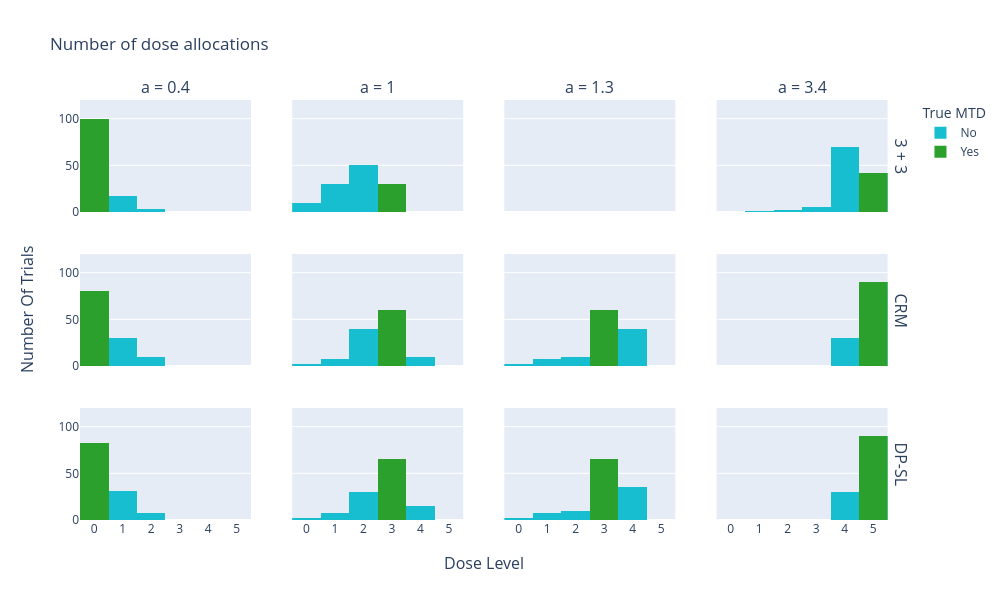

The code cell stored with this chart in its notebook:
### Code cell
plot_dose_proposals(6, 120, DOSE_MAP, CORRECT_MTDS, show_fig=True)

### Figure 1 — Plotly figure (JSON) as saved in the notebook; plotly's stock layout.template omitted (floating-point values rounded to 4 significant figures)
{"data": [{"marker": {"color": "#17becf"}, "name": "No", "showlegend": true, "type": "histogram", "x": [0, 0, 0, 0, 0, 0, 0, 0, 0, 0, 0, 0, 0, 0, 0, 0, 0, 0, 0, 0, 0, 0, 0, 0, 0, 0, 0, 0, 0, 0, 0, 0, 0, 0, 0, 0, 0, 0, 0, 0, 0, 0, 0, 0, 0, 0, 0, 0, 0, 0, 0, 0, 0, 0, 0, 0, 0, 0, 0, 0, 0, 0, 0, 0, 0, 0, 0, 0, 0, 0, 0, 0, 0, 0, 0, 0, 0, 0, 0, 0, 0, 0, 0, 0, 0, 0, 0, 0, 0, 0, 0, 0, 0, 0, 0, 0, 0, 0, 0, 0, 1, 1, 1, 1, 1, 1, 1, 1, 1, 1, 1, 1, 1, 1, 1, 1, 1, 2, 2, 2], "xaxis": "x", "xbins": {"end": 5.5, "size": 1, "start": -0.5}, "yaxis": "y"}, {"marker": {"color": "#2ca02c"}, "name": "Yes", "showlegend": true, "type": "histogram", "x": [0, 0, 0, 0, 0, 0, 0, 0, 0, 0, 0, 0, 0, 0, 0, 0, 0, 0, 0, 0, 0, 0, 0, 0, 0, 0, 0, 0, 0, 0, 0, 0, 0, 0, 0, 0, 0, 0, 0, 0, 0, 0, 0, 0, 0, 0, 0, 0, 0, 0, 0, 0, 0, 0, 0, 0, 0, 0, 0, 0, 0, 0, 0, 0, 0, 0, 0, 0, 0, 0, 0, 0, 0, 0, 0, 0, 0, 0, 0, 0, 0, 0, 0, 0, 0, 0, 0, 0, 0, 0, 0, 0, 0, 0, 0, 0, 0, 0, 0, 0], "xaxis": "x", "xbins": {"end": 5.5, "size": 1, "start": -0.5}, "yaxis": "y"}, {"marker": {"color": "#17becf"}, "name": "No", "showlegend": false, "type": "histogram", "x": [0, 0, 0, 0, 0, 0, 0, 0, 0, 0, 1, 1, 1, 1, 1, 1, 1, 1, 1, 1, 1, 1, 1, 1, 1, 1, 1, 1, 1, 1, 1, 1, 1, 1, 1, 1, 1, 1, 1, 1, 2, 2, 2, 2, 2, 2, 2, 2, 2, 2, 2, 2, 2, 2, 2, 2, 2, 2, 2, 2, 2, 2, 2, 2, 2, 2, 2, 2, 2, 2, 2, 2, 2, 2, 2, 2, 2, 2, 2, 2, 2, 2, 2, 2, 2, 2, 2, 2, 2, 2, 3, 3, 3, 3, 3, 3, 3, 3, 3, 3, 3, 3, 3, 3, 3, 3, 3, 3, 3, 3, 3, 3, 3, 3, 3, 3, 3, 3, 3, 3], "xaxis": "x2", "xbins": {"end": 5.5, "size": 1, "start": -0.5}, "yaxis": "y2"}, {"marker": {"color": "#2ca02c"}, "name": "Yes", "showlegend": false, "type": "histogram", "x": [3, 3, 3, 3, 3, 3, 3, 3, 3, 3, 3, 3, 3, 3, 3, 3, 3, 3, 3, 3, 3, 3, 3, 3, 3, 3, 3, 3, 3, 3], "xaxis": "x2", "xbins": {"end": 5.5, "size": 1, "start": -0.5}, "yaxis": "y2"}, {"marker": {"color": "#17becf"}, "name": "No", "showlegend": false, "type": "histogram", "x": [], "xaxis": "x3", "xbins": {"end": 5.5, "size": 1, "start": -0.5}, "yaxis": "y3"}, {"marker": {"color": "#2ca02c"}, "name": "Yes", "showlegend": false, "type": "histogram", "x": [], "xaxis": "x3", "xbins": {"end": 5.5, "size": 1, "start": -0.5}, "yaxis": "y3"}, {"marker": {"color": "#17becf"}, "name": "No", "showlegend": false, "type": "histogram", "x": [1, 2, 2, 3, 3, 3, 3, 3, 4, 4, 4, 4, 4, 4, 4, 4, 4, 4, 4, 4, 4, 4, 4, 4, 4, 4, 4, 4, 4, 4, 4, 4, 4, 4, 4, 4, 4, 4, 4, 4, 4, 4, 4, 4, 4, 4, 4, 4, 4, 4, 4, 4, 4, 4, 4, 4, 4, 4, 4, 4, 4, 4, 4, 4, 4, 4, 4, 4, 4, 4, 4, 4, 4, 4, 4, 4, 4, 4, 5, 5, 5, 5, 5, 5, 5, 5, 5, 5, 5, 5, 5, 5, 5, 5, 5, 5, 5, 5, 5, 5, 5, 5, 5, 5, 5, 5, 5, 5, 5, 5, 5, 5, 5, 5, 5, 5, 5, 5, 5, 5], "xaxis": "x4", "xbins": {"end": 5.5, "size": 1, "start": -0.5}, "yaxis": "y4"}, {"marker": {"color": "#2ca02c"}, "name": "Yes", "showlegend": false, "type": "histogram", "x": [5, 5, 5, 5, 5, 5, 5, 5, 5, 5, 5, 5, 5, 5, 5, 5, 5, 5, 5, 5, 5, 5, 5, 5, 5, 5, 5, 5, 5, 5, 5, 5, 5, 5, 5, 5, 5, 5, 5, 5, 5, 5], "xaxis": "x4", "xbins": {"end": 5.5, "size": 1, "start": -0.5}, "yaxis": "y4"}, {"marker": {"color": "#17becf"}, "name": "No", "showlegend": false, "type": "histogram", "x": [0, 0, 0, 0, 0, 0, 0, 0, 0, 0, 0, 0, 0, 0, 0, 0, 0, 0, 0, 0, 0, 0, 0, 0, 0, 0, 0, 0, 0, 0, 0, 0, 0, 0, 0, 0, 0, 0, 0, 0, 0, 0, 0, 0, 0, 0, 0, 0, 0, 0, 0, 0, 0, 0, 0, 0, 0, 0, 0, 0, 0, 0, 0, 0, 0, 0, 0, 0, 0, 0, 0, 0, 0, 0, 0, 0, 0, 0, 0, 0, 1, 1, 1, 1, 1, 1, 1, 1, 1, 1, 1, 1, 1, 1, 1, 1, 1, 1, 1, 1, 1, 1, 1, 1, 1, 1, 1, 1, 1, 1, 2, 2, 2, 2, 2, 2, 2, 2, 2, 2], "xaxis": "x5", "xbins": {"end": 5.5, "size": 1, "start": -0.5}, "yaxis": "y5"}, {"marker": {"color": "#2ca02c"}, "name": "Yes", "showlegend": false, "type": "histogram", "x": [0, 0, 0, 0, 0, 0, 0, 0, 0, 0, 0, 0, 0, 0, 0, 0, 0, 0, 0, 0, 0, 0, 0, 0, 0, 0, 0, 0, 0, 0, 0, 0, 0, 0, 0, 0, 0, 0, 0, 0, 0, 0, 0, 0, 0, 0, 0, 0, 0, 0, 0, 0, 0, 0, 0, 0, 0, 0, 0, 0, 0, 0, 0, 0, 0, 0, 0, 0, 0, 0, 0, 0, 0, 0, 0, 0, 0, 0, 0, 0], "xaxis": "x5", "xbins": {"end": 5.5, "size": 1, "start": -0.5}, "yaxis": "y5"}, {"marker": {"color": "#17becf"}, "name": "No", "showlegend": false, "type": "histogram", "x": [0, 0, 1, 1, 1, 1, 1, 1, 1, 1, 2, 2, 2, 2, 2, 2, 2, 2, 2, 2, 2, 2, 2, 2, 2, 2, 2, 2, 2, 2, 2, 2, 2, 2, 2, 2, 2, 2, 2, 2, 2, 2, 2, 2, 2, 2, 2, 2, 2, 2, 3, 3, 3, 3, 3, 3, 3, 3, 3, 3, 3, 3, 3, 3, 3, 3, 3, 3, 3, 3, 3, 3, 3, 3, 3, 3, 3, 3, 3, 3, 3, 3, 3, 3, 3, 3, 3, 3, 3, 3, 3, 3, 3, 3, 3, 3, 3, 3, 3, 3, 3, 3, 3, 3, 3, 3, 3, 3, 3, 3, 4, 4, 4, 4, 4, 4, 4, 4, 4, 4], "xaxis": "x6", "xbins": {"end": 5.5, "size": 1, "start": -0.5}, "yaxis": "y6"}, {"marker": {"color": "#2ca02c"}, "name": "Yes", "showlegend": false, "type": "histogram", "x": [3, 3, 3, 3, 3, 3, 3, 3, 3, 3, 3, 3, 3, 3, 3, 3, 3, 3, 3, 3, 3, 3, 3, 3, 3, 3, 3, 3, 3, 3, 3, 3, 3, 3, 3, 3, 3, 3, 3, 3, 3, 3, 3, 3, 3, 3, 3, 3, 3, 3, 3, 3, 3, 3, 3, 3, 3, 3, 3, 3], "xaxis": "x6", "xbins": {"end": 5.5, "size": 1, "start": -0.5}, "yaxis": "y6"}, {"marker": {"color": "#17becf"}, "name": "No", "showlegend": false, "type": "histogram", "x": [0, 0, 1, 1, 1, 1, 1, 1, 1, 1, 2, 2, 2, 2, 2, 2, 2, 2, 2, 2, 3, 3, 3, 3, 3, 3, 3, 3, 3, 3, 3, 3, 3, 3, 3, 3, 3, 3, 3, 3, 3, 3, 3, 3, 3, 3, 3, 3, 3, 3, 3, 3, 3, 3, 3, 3, 3, 3, 3, 3, 3, 3, 3, 3, 3, 3, 3, 3, 3, 3, 3, 3, 3, 3, 3, 3, 3, 3, 3, 3, 4, 4, 4, 4, 4, 4, 4, 4, 4, 4, 4, 4, 4, 4, 4, 4, 4, 4, 4, 4, 4, 4, 4, 4, 4, 4, 4, 4, 4, 4, 4, 4, 4, 4, 4, 4, 4, 4, 4, 4], "xaxis": "x7", "xbins": {"end": 5.5, "size": 1, "start": -0.5}, "yaxis": "y7"}, {"marker": {"color": "#2ca02c"}, "name": "Yes", "showlegend": false, "type": "histogram", "x": [3, 3, 3, 3, 3, 3, 3, 3, 3, 3, 3, 3, 3, 3, 3, 3, 3, 3, 3, 3, 3, 3, 3, 3, 3, 3, 3, 3, 3, 3, 3, 3, 3, 3, 3, 3, 3, 3, 3, 3, 3, 3, 3, 3, 3, 3, 3, 3, 3, 3, 3, 3, 3, 3, 3, 3, 3, 3, 3, 3], "xaxis": "x7", "xbins": {"end": 5.5, "size": 1, "start": -0.5}, "yaxis": "y7"}, {"marker": {"color": "#17becf"}, "name": "No", "showlegend": false, "type": "histogram", "x": [4, 4, 4, 4, 4, 4, 4, 4, 4, 4, 4, 4, 4, 4, 4, 4, 4, 4, 4, 4, 4, 4, 4, 4, 4, 4, 4, 4, 4, 4, 5, 5, 5, 5, 5, 5, 5, 5, 5, 5, 5, 5, 5, 5, 5, 5, 5, 5, 5, 5, 5, 5, 5, 5, 5, 5, 5, 5, 5, 5, 5, 5, 5, 5, 5, 5, 5, 5, 5, 5, 5, 5, 5, 5, 5, 5, 5, 5, 5, 5, 5, 5, 5, 5, 5, 5, 5, 5, 5, 5, 5, 5, 5, 5, 5, 5, 5, 5, 5, 5, 5, 5, 5, 5, 5, 5, 5, 5, 5, 5, 5, 5, 5, 5, 5, 5, 5, 5, 5, 5], "xaxis": "x8", "xbins": {"end": 5.5, "size": 1, "start": -0.5}, "yaxis": "y8"}, {"marker": {"color": "#2ca02c"}, "name": "Yes", "showlegend": false, "type": "histogram", "x": [5, 5, 5, 5, 5, 5, 5, 5, 5, 5, 5, 5, 5, 5, 5, 5, 5, 5, 5, 5, 5, 5, 5, 5, 5, 5, 5, 5, 5, 5, 5, 5, 5, 5, 5, 5, 5, 5, 5, 5, 5, 5, 5, 5, 5, 5, 5, 5, 5, 5, 5, 5, 5, 5, 5, 5, 5, 5, 5, 5, 5, 5, 5, 5, 5, 5, 5, 5, 5, 5, 5, 5, 5, 5, 5, 5, 5, 5, 5, 5, 5, 5, 5, 5, 5, 5, 5, 5, 5, 5], "xaxis": "x8", "xbins": {"end": 5.5, "size": 1, "start": -0.5}, "yaxis": "y8"}, {"marker": {"color": "#17becf"}, "name": "No", "showlegend": false, "type": "histogram", "x": [0, 0, 0, 0, 0, 0, 0, 0, 0, 0, 0, 0, 0, 0, 0, 0, 0, 0, 0, 0, 0, 0, 0, 0, 0, 0, 0, 0, 0, 0, 0, 0, 0, 0, 0, 0, 0, 0, 0, 0, 0, 0, 0, 0, 0, 0, 0, 0, 0, 0, 0, 0, 0, 0, 0, 0, 0, 0, 0, 0, 0, 0, 0, 0, 0, 0, 0, 0, 0, 0, 0, 0, 0, 0, 0, 0, 0, 0, 0, 0, 0, 0, 1, 1, 1, 1, 1, 1, 1, 1, 1, 1, 1, 1, 1, 1, 1, 1, 1, 1, 1, 1, 1, 1, 1, 1, 1, 1, 1, 1, 1, 1, 1, 2, 2, 2, 2, 2, 2, 2], "xaxis": "x9", "xbins": {"end": 5.5, "size": 1, "start": -0.5}, "yaxis": "y9"}, {"marker": {"color": "#2ca02c"}, "name": "Yes", "showlegend": false, "type": "histogram", "x": [0, 0, 0, 0, 0, 0, 0, 0, 0, 0, 0, 0, 0, 0, 0, 0, 0, 0, 0, 0, 0, 0, 0, 0, 0, 0, 0, 0, 0, 0, 0, 0, 0, 0, 0, 0, 0, 0, 0, 0, 0, 0, 0, 0, 0, 0, 0, 0, 0, 0, 0, 0, 0, 0, 0, 0, 0, 0, 0, 0, 0, 0, 0, 0, 0, 0, 0, 0, 0, 0, 0, 0, 0, 0, 0, 0, 0, 0, 0, 0, 0, 0], "xaxis": "x9", "xbins": {"end": 5.5, "size": 1, "start": -0.5}, "yaxis": "y9"}, {"marker": {"color": "#17becf"}, "name": "No", "showlegend": false, "type": "histogram", "x": [0, 0, 1, 1, 1, 1, 1, 1, 1, 1, 2, 2, 2, 2, 2, 2, 2, 2, 2, 2, 2, 2, 2, 2, 2, 2, 2, 2, 2, 2, 2, 2, 2, 2, 2, 2, 2, 2, 2, 2, 3, 3, 3, 3, 3, 3, 3, 3, 3, 3, 3, 3, 3, 3, 3, 3, 3, 3, 3, 3, 3, 3, 3, 3, 3, 3, 3, 3, 3, 3, 3, 3, 3, 3, 3, 3, 3, 3, 3, 3, 3, 3, 3, 3, 3, 3, 3, 3, 3, 3, 3, 3, 3, 3, 3, 3, 3, 3, 3, 3, 3, 3, 3, 3, 3, 4, 4, 4, 4, 4, 4, 4, 4, 4, 4, 4, 4, 4, 4, 4], "xaxis": "x10", "xbins": {"end": 5.5, "size": 1, "start": -0.5}, "yaxis": "y10"}, {"marker": {"color": "#2ca02c"}, "name": "Yes", "showlegend": false, "type": "histogram", "x": [3, 3, 3, 3, 3, 3, 3, 3, 3, 3, 3, 3, 3, 3, 3, 3, 3, 3, 3, 3, 3, 3, 3, 3, 3, 3, 3, 3, 3, 3, 3, 3, 3, 3, 3, 3, 3, 3, 3, 3, 3, 3, 3, 3, 3, 3, 3, 3, 3, 3, 3, 3, 3, 3, 3, 3, 3, 3, 3, 3, 3, 3, 3, 3, 3], "xaxis": "x10", "xbins": {"end": 5.5, "size": 1, "start": -0.5}, "yaxis": "y10"}, {"marker": {"color": "#17becf"}, "name": "No", "showlegend": false, "type": "histogram", "x": [0, 0, 1, 1, 1, 1, 1, 1, 1, 1, 2, 2, 2, 2, 2, 2, 2, 2, 2, 2, 3, 3, 3, 3, 3, 3, 3, 3, 3, 3, 3, 3, 3, 3, 3, 3, 3, 3, 3, 3, 3, 3, 3, 3, 3, 3, 3, 3, 3, 3, 3, 3, 3, 3, 3, 3, 3, 3, 3, 3, 3, 3, 3, 3, 3, 3, 3, 3, 3, 3, 3, 3, 3, 3, 3, 3, 3, 3, 3, 3, 3, 3, 3, 3, 3, 4, 4, 4, 4, 4, 4, 4, 4, 4, 4, 4, 4, 4, 4, 4, 4, 4, 4, 4, 4, 4, 4, 4, 4, 4, 4, 4, 4, 4, 4, 4, 4, 4, 4, 4], "xaxis": "x11", "xbins": {"end": 5.5, "size": 1, "start": -0.5}, "yaxis": "y11"}, {"marker": {"color": "#2ca02c"}, "name": "Yes", "showlegend": false, "type": "histogram", "x": [3, 3, 3, 3, 3, 3, 3, 3, 3, 3, 3, 3, 3, 3, 3, 3, 3, 3, 3, 3, 3, 3, 3, 3, 3, 3, 3, 3, 3, 3, 3, 3, 3, 3, 3, 3, 3, 3, 3, 3, 3, 3, 3, 3, 3, 3, 3, 3, 3, 3, 3, 3, 3, 3, 3, 3, 3, 3, 3, 3, 3, 3, 3, 3, 3], "xaxis": "x11", "xbins": {"end": 5.5, "size": 1, "start": -0.5}, "yaxis": "y11"}, {"marker": {"color": "#17becf"}, "name": "No", "showlegend": false, "type": "histogram", "x": [4, 4, 4, 4, 4, 4, 4, 4, 4, 4, 4, 4, 4, 4, 4, 4, 4, 4, 4, 4, 4, 4, 4, 4, 4, 4, 4, 4, 4, 4, 5, 5, 5, 5, 5, 5, 5, 5, 5, 5, 5, 5, 5, 5, 5, 5, 5, 5, 5, 5, 5, 5, 5, 5, 5, 5, 5, 5, 5, 5, 5, 5, 5, 5, 5, 5, 5, 5, 5, 5, 5, 5, 5, 5, 5, 5, 5, 5, 5, 5, 5, 5, 5, 5, 5, 5, 5, 5, 5, 5, 5, 5, 5, 5, 5, 5, 5, 5, 5, 5, 5, 5, 5, 5, 5, 5, 5, 5, 5, 5, 5, 5, 5, 5, 5, 5, 5, 5, 5, 5], "xaxis": "x12", "xbins": {"end": 5.5, "size": 1, "start": -0.5}, "yaxis": "y12"}, {"marker": {"color": "#2ca02c"}, "name": "Yes", "showlegend": false, "type": "histogram", "x": [5, 5, 5, 5, 5, 5, 5, 5, 5, 5, 5, 5, 5, 5, 5, 5, 5, 5, 5, 5, 5, 5, 5, 5, 5, 5, 5, 5, 5, 5, 5, 5, 5, 5, 5, 5, 5, 5, 5, 5, 5, 5, 5, 5, 5, 5, 5, 5, 5, 5, 5, 5, 5, 5, 5, 5, 5, 5, 5, 5, 5, 5, 5, 5, 5, 5, 5, 5, 5, 5, 5, 5, 5, 5, 5, 5, 5, 5, 5, 5, 5, 5, 5, 5, 5, 5, 5, 5, 5, 5], "xaxis": "x12", "xbins": {"end": 5.5, "size": 1, "start": -0.5}, "yaxis": "y12"}], "layout": {"annotations": [{"font": {"size": 16}, "showarrow": false, "text": "a = 0.4", "x": 0.1037, "xanchor": "center", "xref": "paper", "y": 1, "yanchor": "bottom", "yref": "paper"}, {"font": {"size": 16}, "showarrow": false, "text": "a = 1", "x": 0.3612, "xanchor": "center", "xref": "paper", "y": 1, "yanchor": "bottom", "yref": "paper"}, {"font": {"size": 16}, "showarrow": false, "text": "a = 1.3", "x": 0.6188, "xanchor": "center", "xref": "paper", "y": 1, "yanchor": "bottom", "yref": "paper"}, {"font": {"size": 16}, "showarrow": false, "text": "a = 3.4", "x": 0.8762, "xanchor": "center", "xref": "paper", "y": 1, "yanchor": "bottom", "yref": "paper"}, {"font": {"size": 16}, "showarrow": false, "text": "3 + 3", "textangle": 90, "x": 0.98, "xanchor": "left", "xref": "paper", "y": 0.8667, "yanchor": "middle", "yref": "paper"}, {"font": {"size": 16}, "showarrow": false, "text": "CRM", "textangle": 90, "x": 0.98, "xanchor": "left", "xref": "paper", "y": 0.5, "yanchor": "middle", "yref": "paper"}, {"font": {"size": 16}, "showarrow": false, "text": "DP-SL", "textangle": 90, "x": 0.98, "xanchor": "left", "xref": "paper", "y": 0.1333, "yanchor": "middle", "yref": "paper"}, {"font": {"size": 16}, "showarrow": false, "text": "Dose Level", "x": 0.49, "xanchor": "center", "xref": "paper", "y": 0, "yanchor": "top", "yref": "paper", "yshift": -30}, {"font": {"size": 16}, "showarrow": false, "text": "Number Of Trials", "textangle": -90, "x": 0, "xanchor": "right", "xref": "paper", "xshift": -40, "y": 0.5, "yanchor": "middle", "yref": "paper"}], "autosize": false, "barmode": "overlay", "height": 600, "legend": {"title": {"text": "True MTD"}}, "title": {"text": "Number of dose allocations"}, "width": 1000, "xaxis": {"anchor": "y", "domain": [0, 0.2075], "dtick": 1, "matches": "x9", "range": [-0.5, 5.5], "showticklabels": false}, "xaxis10": {"anchor": "y10", "domain": [0.2575, 0.465], "dtick": 1, "range": [-0.5, 5.5]}, "xaxis11": {"anchor": "y11", "domain": [0.515, 0.7225], "dtick": 1, "range": [-0.5, 5.5]}, "xaxis12": {"anchor": "y12", "domain": [0.7725, 0.98], "dtick": 1, "range": [-0.5, 5.5]}, "xaxis2": {"anchor": "y2", "domain": [0.2575, 0.465], "dtick": 1, "matches": "x10", "range": [-0.5, 5.5], "showticklabels": false}, "xaxis3": {"anchor": "y3", "domain": [0.515, 0.7225], "dtick": 1, "matches": "x11", "range": [-0.5, 5.5], "showticklabels": false}, "xaxis4": {"anchor": "y4", "domain": [0.7725, 0.98], "dtick": 1, "matches": "x12", "range": [-0.5, 5.5], "showticklabels": false}, "xaxis5": {"anchor": "y5", "domain": [0, 0.2075], "dtick": 1, "matches": "x9", "range": [-0.5, 5.5], "showticklabels": false}, "xaxis6": {"anchor": "y6", "domain": [0.2575, 0.465], "dtick": 1, "matches": "x10", "range": [-0.5, 5.5], "showticklabels": false}, "xaxis7": {"anchor": "y7", "domain": [0.515, 0.7225], "dtick": 1, "matches": "x11", "range": [-0.5, 5.5], "showticklabels": false}, "xaxis8": {"anchor": "y8", "domain": [0.7725, 0.98], "dtick": 1, "matches": "x12", "range": [-0.5, 5.5], "showticklabels": false}, "xaxis9": {"anchor": "y9", "domain": [0, 0.2075], "dtick": 1, "range": [-0.5, 5.5]}, "yaxis": {"anchor": "x", "domain": [0.7333, 1], "range": [0, 120]}, "yaxis10": {"anchor": "x10", "domain": [0, 0.2667], "matches": "y9", "range": [0, 120], "showticklabels": false}, "yaxis11": {"anchor": "x11", "domain": [0, 0.2667], "matches": "y9", "range": [0, 120], "showticklabels": false}, "yaxis12": {"anchor": "x12", "domain": [0, 0.2667], "matches": "y9", "range": [0, 120], "showticklabels": false}, "yaxis2": {"anchor": "x2", "domain": [0.7333, 1], "matches": "y", "range": [0, 120], "showticklabels": false}, "yaxis3": {"anchor": "x3", "domain": [0.7333, 1], "matches": "y", "range": [0, 120], "showticklabels": false}, "yaxis4": {"anchor": "x4", "domain": [0.7333, 1], "matches": "y", "range": [0, 120], "showticklabels": false}, "yaxis5": {"anchor": "x5", "domain": [0.3667, 0.6333], "range": [0, 120]}, "yaxis6": {"anchor": "x6", "domain": [0.3667, 0.6333], "matches": "y5", "range": [0, 120], "showticklabels": false}, "yaxis7": {"anchor": "x7", "domain": [0.3667, 0.6333], "matches": "y5", "range": [0, 120], "showticklabels": false}, "yaxis8": {"anchor": "x8", "domain": [0.3667, 0.6333], "matches": "y5", "range": [0, 120], "showticklabels": false}, "yaxis9": {"anchor": "x9", "domain": [0, 0.2667], "range": [0, 120]}}}
